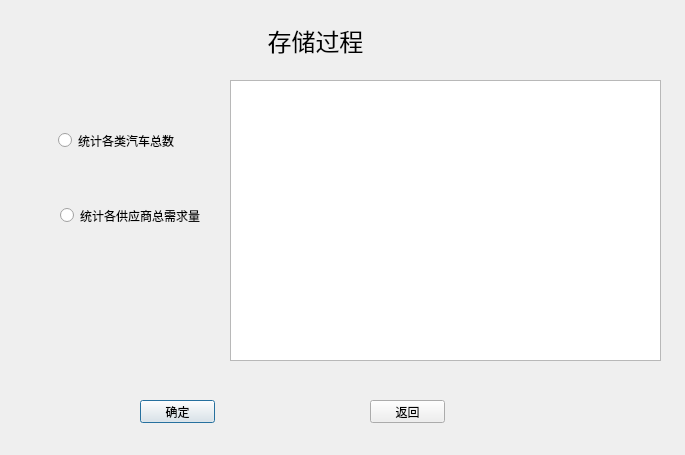
<?xml version="1.0" encoding="UTF-8"?>
<ui version="4.0">
 <class>storage</class>
 <widget class="QDialog" name="storage">
  <property name="geometry">
   <rect>
    <x>0</x>
    <y>0</y>
    <width>685</width>
    <height>455</height>
   </rect>
  </property>
  <property name="windowTitle">
   <string>Dialog</string>
  </property>
  <widget class="QRadioButton" name="qcradio">
   <property name="geometry">
    <rect>
     <x>58</x>
     <y>125</y>
     <width>131</width>
     <height>31</height>
    </rect>
   </property>
   <property name="text">
    <string>统计各类汽车总数</string>
   </property>
  </widget>
  <widget class="QTableView" name="tableView">
   <property name="geometry">
    <rect>
     <x>230</x>
     <y>80</y>
     <width>431</width>
     <height>281</height>
    </rect>
   </property>
  </widget>
  <widget class="QLabel" name="label">
   <property name="geometry">
    <rect>
     <x>220</x>
     <y>20</y>
     <width>191</width>
     <height>41</height>
    </rect>
   </property>
   <property name="text">
    <string>&lt;html&gt;&lt;head/&gt;&lt;body&gt;&lt;p align=&quot;center&quot;&gt;&lt;span style=&quot; font-size:18pt;&quot;&gt;存储过程&lt;/span&gt;&lt;/p&gt;&lt;/body&gt;&lt;/html&gt;</string>
   </property>
  </widget>
  <widget class="QPushButton" name="okButton">
   <property name="geometry">
    <rect>
     <x>140</x>
     <y>400</y>
     <width>75</width>
     <height>23</height>
    </rect>
   </property>
   <property name="text">
    <string>确定</string>
   </property>
  </widget>
  <widget class="QPushButton" name="backButton">
   <property name="geometry">
    <rect>
     <x>370</x>
     <y>400</y>
     <width>75</width>
     <height>23</height>
    </rect>
   </property>
   <property name="text">
    <string>返回</string>
   </property>
  </widget>
  <widget class="QRadioButton" name="needradio">
   <property name="geometry">
    <rect>
     <x>60</x>
     <y>200</y>
     <width>161</width>
     <height>31</height>
    </rect>
   </property>
   <property name="text">
    <string>统计各供应商总需求量</string>
   </property>
  </widget>
 </widget>
 <resources/>
 <connections/>
</ui>
